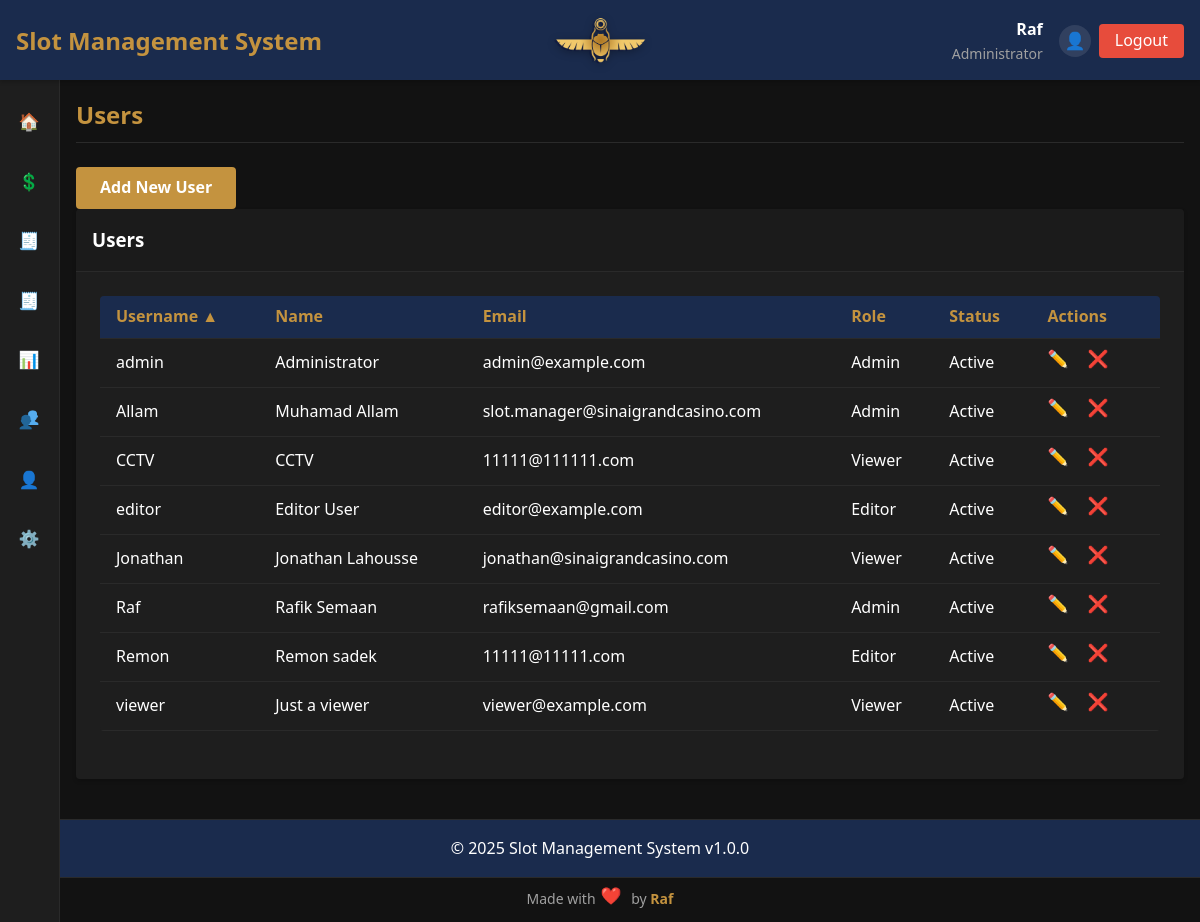
/index.php?page=users (signed in), run on an earlier commit of the app's database.
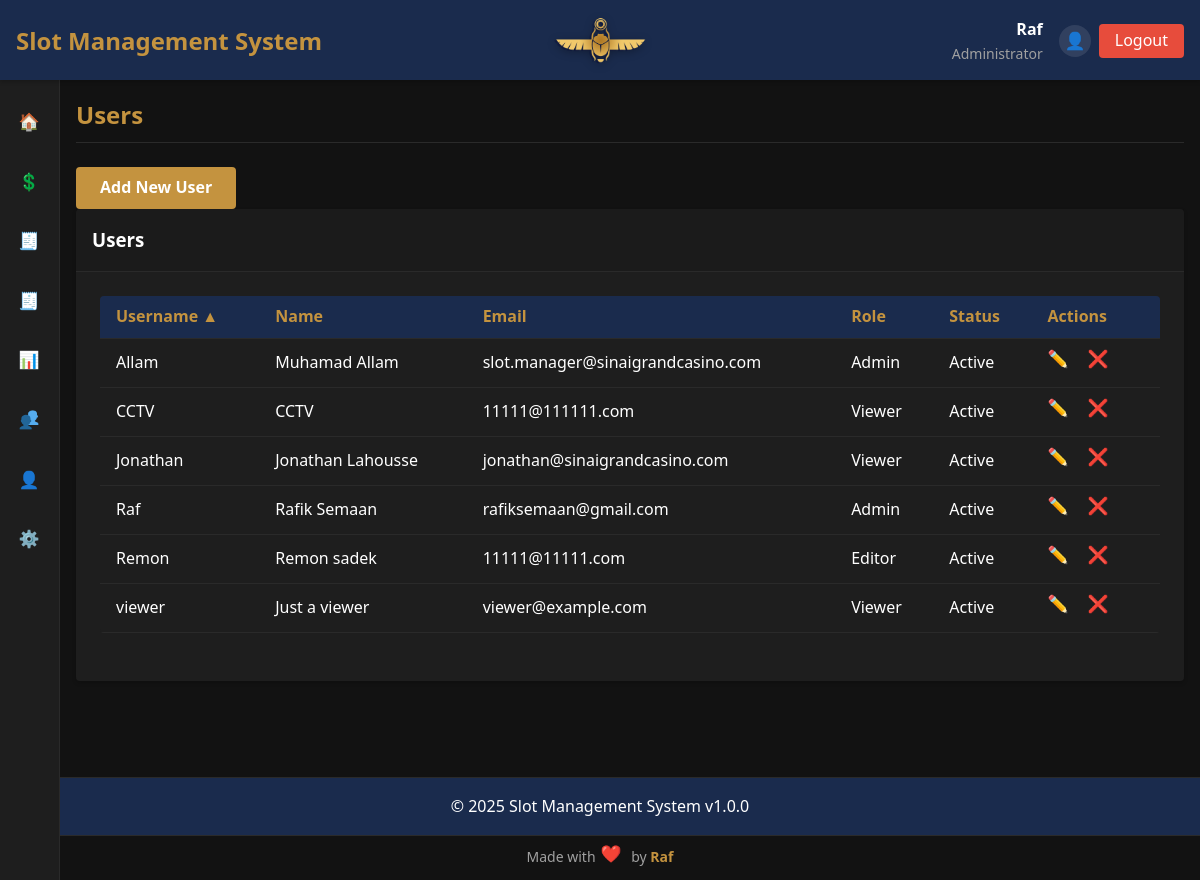
And on a later commit of the database.
### tables this page shows
CREATE TABLE `users` (
  `id` int NOT NULL AUTO_INCREMENT,
  `username` varchar(50) NOT NULL,
  `password` varchar(255) NOT NULL,
  `name` varchar(100) NOT NULL,
  `email` varchar(100) NOT NULL,
  `role` enum('admin','editor','viewer') NOT NULL,
  `status` enum('Active','Inactive','Maintenance','Reserved') NOT NULL DEFAULT 'Active',
  `created_at` timestamp NULL DEFAULT CURRENT_TIMESTAMP,
  `updated_at` timestamp NULL DEFAULT CURRENT_TIMESTAMP ON UPDATE CURRENT_TIMESTAMP,
  PRIMARY KEY (`id`),
  UNIQUE KEY `username` (`username`),
  UNIQUE KEY `email` (`email`)
);

### config/config.php (called while the page is built, shortened)
<?php
$app_name = 'Slot Management System';
$app_version = '1.0.0';
    ?>
    <?php
$user_roles = [
    'admin' => 'Administrator',
    'editor' => 'Editor',
    'viewer' => 'Viewer'
];
?>

### includes/functions.php (called while the page is built, shortened)
<?php
function icon($name) {
    return ICON_PATH . '/' . $name . '.png';
}
?>

### pages/users/list.php (the view, shortened to what this page needs)
<?php
$can_edit = true;
$sort_column = $_GET['sort'] ?? 'username';
$sort_order = $_GET['order'] ?? 'ASC';
$toggle_order = $sort_order === 'ASC' ? 'DESC' : 'ASC';
try {
    $query = "SELECT * FROM users WHERE 1=1";
    $params = [];
    $query .= " ORDER BY $sort_column $sort_order";
    $stmt = $conn->prepare($query);
    $stmt->execute($params);
    $users = $stmt->fetchAll(PDO::FETCH_ASSOC);
} catch (PDOException $e) {
    echo "<div class='alert alert-danger'>Database error: " . htmlspecialchars($e->getMessage()) . "</div>";
    $users = [];
}
?>
<div class="users-page fade-in">
    <?php if ($can_edit): ?>
        <div class="action-buttons mb-6 flex justify-end">
            <a href="index.php?page=users&action=create" class="btn btn-primary">Add New User</a>
        </div>
    <?php endif; ?>
    <div class="card overflow-hidden">
        <div class="card-header bg-gray-800 text-white px-6 py-3 border-b border-gray-700">
            <h3 class="text-lg font-semibold">Users</h3>
        </div>
        <div class="card-body p-6">
            <div class="table-container overflow-x-auto">
                <table class="min-w-full divide-y divide-gray-700">
                    <thead class="bg-gray-800 text-white">
                        <tr>
                            <th class="px-4 py-2 text-left">
                                <a href="index.php?page=users&sort=username&order=<?php echo $toggle_order; ?>">
                                    Username <?php if ($sort_column == 'username') echo $sort_order == 'ASC' ? '▲' : '▼'; ?>
                                </a>
                            </th>
                            <th class="px-4 py-2 text-left">
                                <a href="index.php?page=users&sort=name&order=<?php echo $toggle_order; ?>">
                                    Name <?php if ($sort_column == 'name') echo $sort_order == 'ASC' ? '▲' : '▼'; ?>
                                </a>
                            </th>
                            <th class="px-4 py-2 text-left">
                                <a href="index.php?page=users&sort=email&order=<?php echo $toggle_order; ?>">
                                    Email <?php if ($sort_column == 'email') echo $sort_order == 'ASC' ? '▲' : '▼'; ?>
                                </a>
                            </th>
                            <th class="px-4 py-2 text-left">Role</th>
                            <th class="px-4 py-2 text-left">Status</th>
                            <th class="px-4 py-2 text-right">Actions</th>
                        </tr>
                    </thead>
                    <tbody class="divide-y divide-gray-700">
                        <?php if (empty($users)): ?>
                            <tr>
                                <td colspan="6" class="text-center px-4 py-6">No users found</td>
                            </tr>
                        <?php else: ?>
                            <?php foreach ($users as $user): ?>
                                <tr class="hover:bg-gray-800 transition duration-150">
                                    <td class="px-4 py-2"><?php echo htmlspecialchars($user['username']); ?></td>
                                    <td class="px-4 py-2"><?php echo htmlspecialchars($user['name']); ?></td>
                                    <td class="px-4 py-2"><?php echo htmlspecialchars($user['email']); ?></td>
                                    <td class="px-4 py-2"><?php echo ucfirst($user['role']); ?></td>
                                    <td class="px-4 py-2"><?php echo ucfirst($user['status']); ?></td>
                                    <td class="px-4 py-2 text-right">
                                        <?php if ($can_edit): ?>
                                            <a href="index.php?page=users&action=edit&id=<?php echo $user['id']; ?>" class="action-btn edit-btn" data-tooltip="Edit"><span class="menu-icon"><img src="<?= icon('edit') ?>"/></span></a>
                                            <a href="index.php?page=users&action=delete&id=<?php echo $user['id']; ?>" class="action-btn delete-btn" data-tooltip="Delete" data-confirm="Are you sure you want to delete this user?"><span class="menu-icon"><img src="<?= icon('delete') ?>"/></span></a>
                                        <?php endif; ?>
                                    </td>
                                </tr>
                            <?php endforeach; ?>
                        <?php endif; ?>
                    </tbody>
                </table>
            </div>
        </div>
    </div>
</div>

### includes/header.php (shortened to what this page needs)
<?php
$page = $_GET['page'] ?? 'dashboard';
?>
<!DOCTYPE html>
<html lang="en">
<head>
    <link rel="stylesheet" href="assets/css/styles.css">
</head>
<body>
    <div class="app-container">
        <header class="app-header">
            <div class="logo">
                <h1><?php echo $app_name; ?></h1>
			</div>
			<div class="logopic">
				<img src="<?= icon('sgc') ?>" alt="Logo" />
			</div>
			<div class="user-info">
                <div class="user-details">
                    <span class="username"><?php echo $_SESSION['username']; ?></span>
                    <span class="role"><?php echo $user_roles[$_SESSION['user_role']]; ?></span>
                </div>
                <div class="user-actions">
                    <a href="index.php?page=profile" class="profile-btn" title="My Profile">
                        <span class="menu-icon"><img src="<?= icon('profile') ?>" alt="Profile" /></span>
                    </a>
                    <a href="logout.php" class="logout-btn">Logout</a>
                </div>
            </div>
        </header>
        <div class="main-container">
            <aside class="sidebar" id="sidebar">
    <nav class="main-nav">
        <ul>
            <li><a href="index.php?page=dashboard" class="<?= $page == 'dashboard' ? 'active' : '' ?>">
                <span class="menu-icon"><img src="<?= icon('home') ?>" alt="Dashboard" /></span>
            </a></li>
            <li><a href="index.php?page=transactions" class="<?= $page == 'transactions' ? 'active' : '' ?>">
                <span class="menu-icon"><img src="<?= icon('dollar-sign') ?>" alt="transactions" /></span>
            </a></li>
            <li><a href="index.php?page=general_report" class="<?= $page == 'general_report' ? 'active' : '' ?>">
                <span class="menu-icon"><img src="<?= icon('report') ?>" alt="general_report" /></span>
            </a></li>
            <li><a href="index.php?page=reports" class="<?= $page == 'reports' ? 'active' : '' ?>">
                <span class="menu-icon"><img src="<?= icon('report') ?>" alt="reports" /></span>
            </a></li>
			<li><a href="index.php?page=custom_report" class="<?= $page == 'custom_report' ? 'active' : '' ?>">
                <span class="menu-icon"><img src="<?= icon('report-chart') ?>" alt="custom_report" /></span>
            </a></li>
            <li><a href="index.php?page=guest_tracking" class="<?= $page == 'guest_tracking' ? 'active' : '' ?>">
                <span class="menu-icon"><img src="<?= icon('users') ?>" alt="guest_tracking" /></span>
            </a></li>
            <li><a href="index.php?page=profile" class="<?= $page == 'profile' ? 'active' : '' ?>">
                <span class="menu-icon"><img src="<?= icon('profile') ?>" alt="profile" /></span>
            </a></li>
            <?php if ($_SESSION['user_role'] == 'admin'): ?>
			<li class="settings-menu <?= in_array($page, ['machines', 'brands', 'machine_types', 'machine_groups', 'users']) ? 'open active' : '' ?>">
                <a href="#" class="settings-toggle">
                    <span class="menu-icon"><img src="<?= icon('settings') ?>" alt="Settings" /></span>
                </a>
            </li>
            <?php endif; ?>
        </ul>
    </nav>
</aside>
            <main class="content">
                <div class="page-header">
                    <h2><?php echo ucfirst($page == 'custom_report' ? 'Custom Report' : ($page == 'general_report' ? 'General Report' : ($page == 'guest_tracking' ? 'Guest Tracking' : $page))); ?></h2>
                </div>
                <div class="page-content">

### index.php (shortened to what this page needs)
<?php
require_once 'config/config.php';
require_once 'includes/functions.php';
include 'includes/header.php';
$page = isset($_GET['page']) ? $_GET['page'] : 'dashboard';
$allowed = true;
if ($allowed) {
    $file_path = 'pages/' . $page . '.php';
    if (file_exists($file_path)) {
        include $file_path;
    } else {
        include 'pages/404.php';
    }
} else {
    include 'pages/access_denied.php';
}
include 'includes/footer.php';
?>

### pages/users.php (shortened to what this page needs)
<?php
$action = isset($_GET['action']) ? $_GET['action'] : 'list';
switch ($action) {
    case 'list':
    default:
        include 'users/list.php';
        break;
}

### includes/footer.php (shortened to what this page needs)
</div>
            </main>
        </div>
        <footer class="app-footer">
            <div class="footer-content">
                <p>&copy; <?php echo date('Y'); ?> <?php echo $app_name; ?> v<?php echo $app_version; ?></p>
            </div>
        </footer>
        <div class="footer-credit">
            <p>Made with <span class="menu-icon heart"><img src="<?= icon('heart') ?>" alt="heart" /></span>by <strong>Raf</strong></p>
        </div>
    </div>
</body>
</html>

What changed in the data, as far as the page shows it:
removed users: username "admin", name "Administrator", email "admin@example.com", role "Admin", status "Active"
removed users: username "editor", name "Editor User", email "editor@example.com", role "Editor", status "Active"
